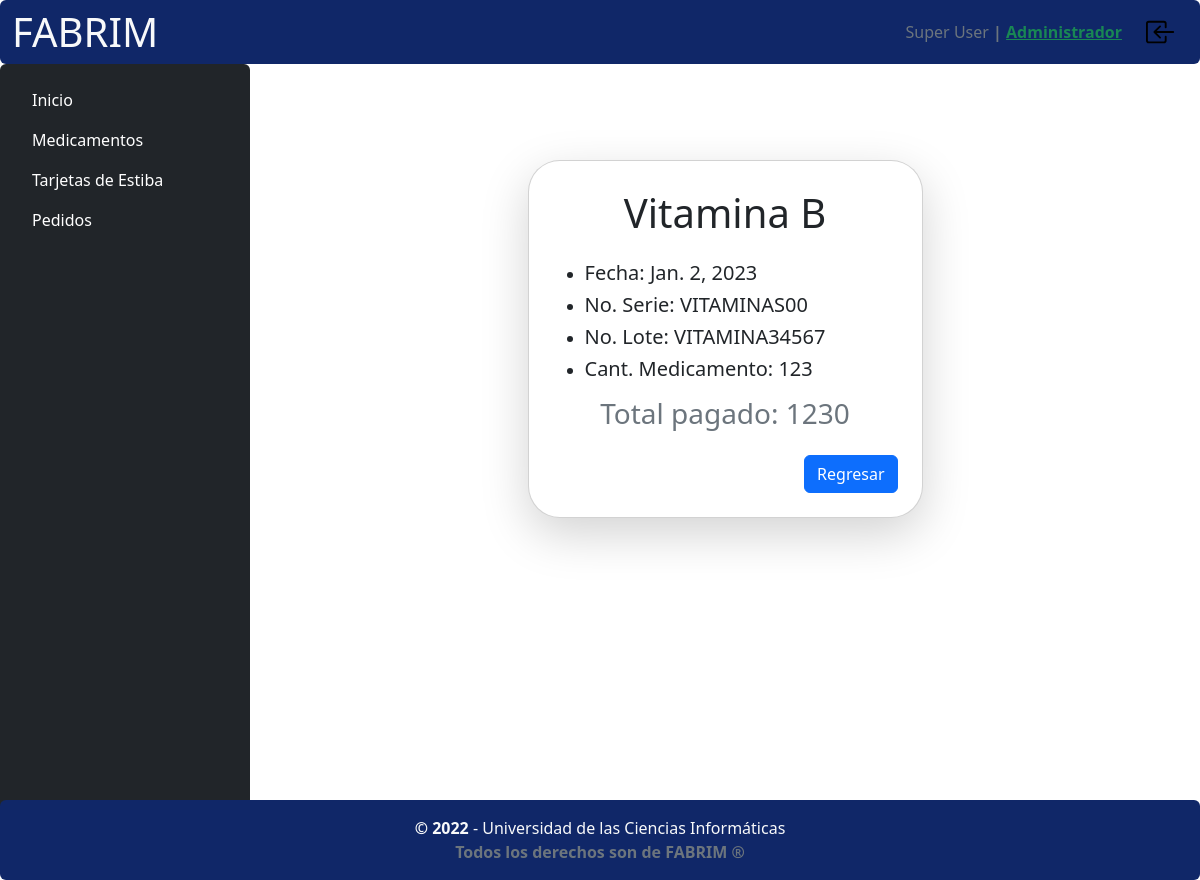
Page /admin-fabrim/pedidos/reporte/5/ (signed in) on the committed database.
### main_app/models.py (models this page shows, shortened)
class User(AbstractBaseUser, PermissionsMixin):
    email = models.EmailField(max_length=255, unique=True)
    name = models.CharField(max_length=255, validators=[nombre_regex])
    apellidos = models.CharField(max_length=255, validators=[apellidos_regex])
    ci = models.CharField(max_length=11, unique=True,null=False, blank=False, validators=[ci_regex])
    tfno = models.CharField(max_length=50, validators=[tfno_regex])
    apto = models.CharField(max_length=50, validators=[apto_regex])
    is_active = models.BooleanField(default=True)
    is_staff = models.BooleanField(default=False)
    is_admin_fabrim = models.BooleanField(default=False)
    is_customer = models.BooleanField(default=False)
    objects = OwnUserManager()
    USERNAME_FIELD = 'email'
    REQUIRED_FIELDS = ['name', 'apellidos', 'ci', 'tfno']
    def has_perm(self, perm, obj=None):
        return True

class Medicamento(models.Model):
    nombre = models.CharField(max_length=255, blank=False, null=False)
    no_lote = models.CharField(max_length=255, unique=True, null=False, blank=False, validators=[no_lote_regex])
    fecha_cad = models.DateField(blank=False, null=False)
    tarjeta_estiba_id = models.OneToOneField(TarjetaEstiba, on_delete=models.CASCADE, primary_key=True)
    tipo_medicamento_id = models.ForeignKey(
        TipoMedicamento, on_delete=models.CASCADE)
    class Meta:
        ordering = ['fecha_cad', 'no_lote', 'nombre']

class Pedido(models.Model):
    cantidad_medicamento = models.IntegerField(blank=False, null=False)
    fecha = models.DateField(blank=False, null=False, auto_now=True)
    medicamento_id = models.ForeignKey(Medicamento, on_delete=models.CASCADE)
    class Meta:
        ordering = ['fecha']
        permissions = (("generate_billing", "can generate a bill"),)

class TarjetaEstiba(models.Model):
    no_serie = models.CharField(max_length=255, unique=True, null=False, blank=False)
    precio = models.IntegerField(blank=False, null=False)
    cant_medi = models.IntegerField(blank=False, null=False)
    fecha_creacion = models.DateField(blank=False, null=False, auto_now=True)
    class Meta:
        ordering = ['no_serie', 'fecha_creacion']

### main_app/views.py (the view)
@login_required(redirect_field_name='login')
@for_staff
@for_almacenero
@permission_required(('main_app.generate_billing', ))
def generar_factura(request, pk):
    p = _models.Pedido.objects.get(pk=pk)
    medicamento = _models.Medicamento.objects.get(pk=p.medicamento_id)
    t_estiba = _models.TarjetaEstiba.objects.get(
        pk=medicamento.pk)
    return render(request, 'pages/forms/pedidos_reporte.html', {'reporte': {"medicamento": medicamento.nombre, "cantidad_pagada": t_estiba.precio * p.cantidad_medicamento, "fecha": p.fecha, "no_serie": t_estiba.no_serie, "no_lote": medicamento.no_lote, "cantidad_medicamento": p.cantidad_medicamento
                                                                            }, 'title': "Reporte"})

### main_app/decorator.py (called while the page is built)
def for_staff(function=None, redirect_field_name=REDIRECT_FIELD_NAME, login_url='login'):
    actual_decorator = user_passes_test(
        lambda u: u.is_active and u.is_staff or u.is_admin_fabrim or u.is_superuser,
        login_url=login_url,
        redirect_field_name=redirect_field_name
    )
    if function:
        return actual_decorator(function)
    return actual_decorator

def for_almacenero(function=None, redirect_field_name=REDIRECT_FIELD_NAME, login_url='login'):
    group = Group.objects.filter(name="Almacenero").first()
    actual_decorator = user_passes_test(
        lambda u: u.is_active and (group in u.groups.all()) or u.is_superuser,
        login_url=login_url,
        redirect_field_name=redirect_field_name
    )
    if function:
        return actual_decorator(function)
    return actual_decorator

### main_app/templatetags/templatetag.py (called while the page is built)
@register.filter(name='has_group')
def has_group(user, group_name):
    group = Group.objects.filter(name=group_name)
    if group:
        group = group.first()
        return True if group in user.groups.all() or user.is_superuser == True else False
    else:
        return False

### main_app/templates/pages/forms/pedidos_reporte.html (shortened to what this page needs)
{% extends "base_admin.html" %}
{% load static %}
{% block content_table %}
    <div class="p-5 d-flex flex-column justify-content-center align-items-center  ">
        <div class="card rounded-5 d-flex flex-col p-4 w-50 shadow-lg">
            <div class="d-flex flex-column mb-3">
                <div class="text-center w-100 my-1">
                    <p class="display-6 text-center mb-3 fw-light m-0 bg-transparent">{{ reporte.medicamento }}</p>
                </div>
                <div class="mt-1">
                    <ul>
                        <li>
                            <p class="h5">Fecha: {{ reporte.fecha }}</p>
                        </li>
                        <li>
                            <p class="h5">No. Serie: <span class="text-uppercase">{{ reporte.no_serie }}</span></p>
                        </li>
                        <li>
                            <p class="h5">No. Lote: <span class="text-uppercase">{{ reporte.no_lote }}</span></p>
                        </li>
                        <li>
                            <p class="h5">Cant. Medicamento: {{ reporte.cantidad_medicamento }}</p>
                        </li>
                    </ul>
                    <p class="h3 text-center text-muted">Total pagado: {{ reporte.cantidad_pagada }}</p>
                </div>
            </div>
            <div class="  d-flex flex-row-reverse">
                <a class="text-decoration-none" href="{% url 'pedidos' %}">
                    <button type="button" class="btn btn-primary" data-bs-dismiss="modal">Regresar</button>
                </a>
            </div>
        </div>
    </div>
{% endblock content_table %}

### main_app/templates/navbar.html
{% load static %}
{% load templatetag %}
<nav class="navbar color-page navbar-expand-lg rounded-2  ">
  <div class="container-fluid flex-row justify-content-between  ">
    <div>
      <a class="navbar-brand"
         href="{% if request.user.is_authenticated and user.is_customer %} {% url "index_users" %} {% elif user.is_admin_fabrim and request.user.is_authenticated %} {% url "principal" %} {% else %} {% url "index" %} {% endif %}"><span class="display-6 text-light">FABRIM</span></a
        >
      </div>
      <div class="d-flex flex-row p-1 justify-content-center align-items-center"
           role="group"
           aria-label="Basic outlined example">
        {% if not request.user.is_authenticated %}
          <a class="btn btn-outline-primary mx-2" href={% url 'login' %}>Iniciar Sesión</a>
          <a class="btn btn-outline-info mx-1" href={% url 'register' %}>Registrarse</a>
        {% else %}
          <p class="mb-0 text-muted mx-2">
            {{ request.user.name }} {{ request.user.apellidos }}<strong>
            {% if request.user.is_staff and request.user|has_group:"Administrador" or request.user.is_superuser %} |
              <a href="/admin/"
                 class="align-items-center me-2 mb-2 mb-lg-0 text-success ">Administrador</a>
            {% else %}
              <p class="align-items-center me-2 mb-2 mb-lg-0 text-success ">
               | {{ user.groups.all.0 }}
              </p>
            {% endif %}
          </strong>
        </p>
        <a href="{% url 'logout' %}">
          <img src="{% static "images/icons/box-arrow-in-left.svg" %}"
               width="30px"
               height="30px"
               style="cursor: pointer"
               class="p-0 mx-2"
               alt="...."/>
        </a>
      {% endif %}
    </div>
  </div>
</nav>

### main_app/static/css/my_styles.css (style rules this page uses)
.color-page { background-color: rgb(16, 39, 104); }

### rows in the picture
User: user.name "Super", user.apellidos "User"
Medicamento: medicamento "Vitamina B", no_lote "VITAMINA34567"
Pedido: fecha "Jan. 2, 2023"
TarjetaEstiba: no_serie "VITAMINAS00"

### other values in the picture
{{ reporte.cantidad_medicamento }} "123"
{{ reporte.cantidad_pagada }} "1230"
